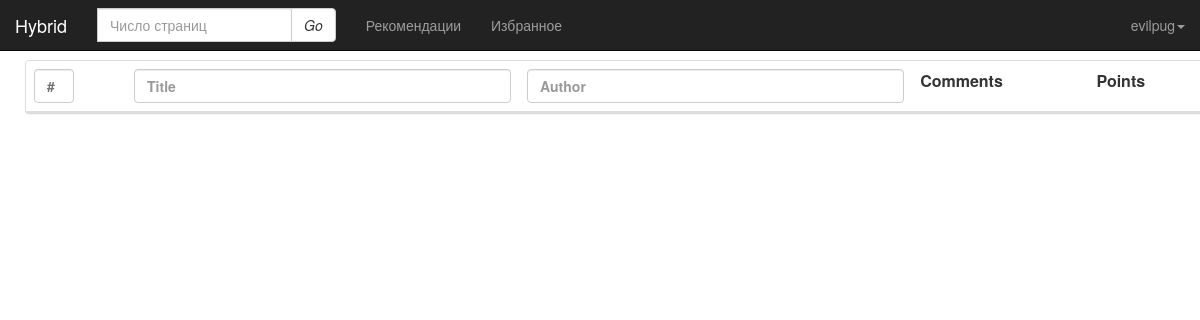
The page /favorite/ (signed in) on the database as committed earlier.
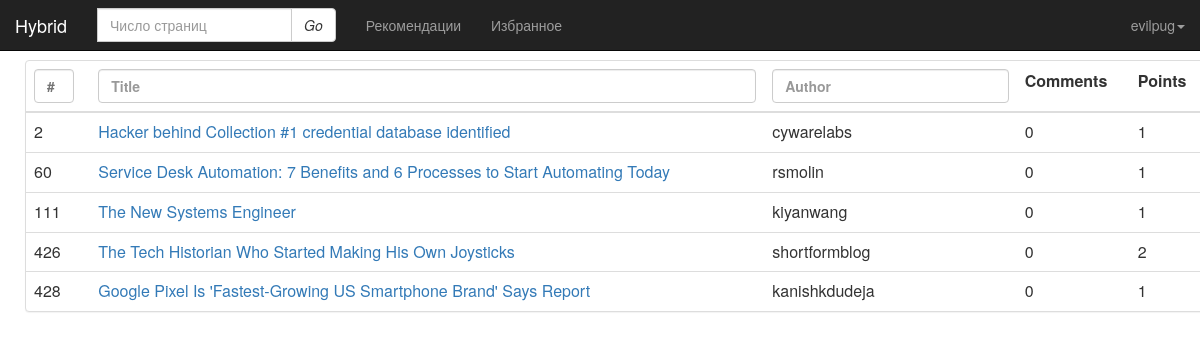
The same page on the database as committed later.
### accounts/models.py (models this page shows)
class User(AbstractBaseUser, PermissionsMixin):
    username = models.CharField(max_length = 15, unique=True)
    email = models.EmailField(db_index=True, unique=True)
    is_active = models.BooleanField(default=True)
    is_staff = models.BooleanField(default=False)
    news_labeled =  models.CharField(max_length = 4000)
    favorite = models.CharField(max_length = 400)
    USERNAME_FIELD = 'username'
    objects = UserManager()
    def __str__(self):
        return self.username

### news/models.py (models this page shows, shortened)
class NewsModel(models.Model):
    title = models.CharField(max_length = 80)
    author = models.CharField(max_length=15)
    url = models.CharField(max_length = 400)
    comments = models.CharField(max_length = 5)
    points = models.CharField(max_length = 5)
    added_date = models.DateTimeField(auto_now_add=True)

### news/views.py (the view)
# urls.py: path('favorite/', views.favorite, name='favorite'),
@login_required
def favorite(request):
    user = User.objects.get(username=request.user)
    if user.favorite != '':
        ids = set(user.favorite.split(" "))
        fav_news = NewsModel.objects.filter(pk__in=ids)
    else:
        fav_news = ['Nothing to see here']
    return render(request, 'news/favorite.html',
                  {'fav_news': fav_news})

### templates/news/favorite.html (shortened to what this page needs)
{% load staticfiles %}
<html lang="ru">
  <head>
    <link href="{% static 'css/news.css' %}" rel="stylesheet" type="text/css">
    <link rel="stylesheet" href="{%static 'css/bootstrap3-4-0.min.css' %}">
  </head>
  <body>
      <div class="container">
        <nav class="navbar navbar-inverse navbar-fixed-top">
          <div class="container-fluid">
            <div class="navbar-header">
              <a class="navbar-brand" href="/">Hybrid</a>
            </div>
            {%if user.username == 'evilpug'%}
            <form class="navbar-form navbar-left" action="update_news/" method="post">
              <div class="input-group">
                <input type="text" name="n_pages" class="form-control" placeholder="Число страниц">
                <div class="input-group-btn">
                  <button class="btn btn-default" type="submit">
                    <i>Go</i>
                  </button>
                </div>
              </div>
            </form>
            {%endif%}
            <ul class="nav navbar-nav">
              <li><a href="{% url 'news:recommendations' %}">Рекомендации</a></li>
              <li><a href="{% url 'news:favorite' %}">Избранное</a></li>
            </ul>
            <ul class="nav navbar-nav navbar-right">
              <li class="dropdown">
                {% if user.is_authenticated %}
                <a class="dropdown-toggle" data-toggle="dropdown" href="#">{{ user.username }}<span class="caret"></span></a>
                {% else %}
                <a class="dropdown-toggle" data-toggle="dropdown" href="/accounts/login/">Login<span class="caret"></span></a>
                {% endif %}
              </li>
            </ul>
          </div>
        </nav>
        <div class="row">
            <div class="panel panel-default filterable">
                <table class="table">
                    <thead>
                        <tr class="filters">
                            <th><input type="text" class="id-form-control" placeholder="#"></th>
                            <th><input type="text" class="form-control" placeholder="Title"></th>
                            <th><input type="text" class="form-control" placeholder="Author"></th>
                            <th><p>Comments</th>
                            <th><p>Points</th>
                        </tr>
                    </thead>
                    <tbody>
                      {% for row in fav_news %}
                        <tr>
                            <td>{{row.id}}</td>
                            <td><a href = "{{row.url}}">{{row.title}}</a></td>
                            <td>{{row.author}}</td>
                            <td>{{row.comments}}</td>
                            <td>{{row.points}}</td>
                        </tr>
                        {% endfor %}
                    </tbody>
                </table>
            </div>
        </div>
     </div>
  </body>
</html>

### static/css/news.css (style rules this page uses)
.row { margin-top: 60px; padding: 0 10px; width: 1200px; }
.id-form-control { display: block; width: 40px; height: 34px; padding: 6px 12px; font-size: 14px; line-height: 1.428571429; color: #555; background-color: #fff; background-image: none; border: 1px solid #ccc; border-radius: 4px; -webkit-box-shadow: inset 0 1px 1px rgba(0, 0, 0, .075); box-shadow: inset 0 1px 1px rgba(0, 0, 0, .075); -webkit-transition: border-color ease-in-out .15s, box-shadow ease-in-out .15s; transition: border-color ease-in-out .15s, box-shadow ease-in-out .15s }

Rows that differ between the two databases and show on the page:
added NewsModel: id "2", title "Hacker behind Collection #1 credential database identified", author "cywarelabs", comments "0", points "1"
added NewsModel: id "60", title "Service Desk Automation: 7 Benefits and 6 Processes to Start Automating Today", author "rsmolin", comments "0", points "1"
added NewsModel: id "111", title "The New Systems Engineer", author "kiyanwang", comments "0", points "1"
added NewsModel: id "426", title "The Tech Historian Who Started Making His Own Joysticks", author "shortformblog", comments "0", points "2"
added NewsModel: id "428", title "Google Pixel Is 'Fastest-Growing US Smartphone Brand' Says Report", author "kanishkdudeja", comments "0", points "1"
